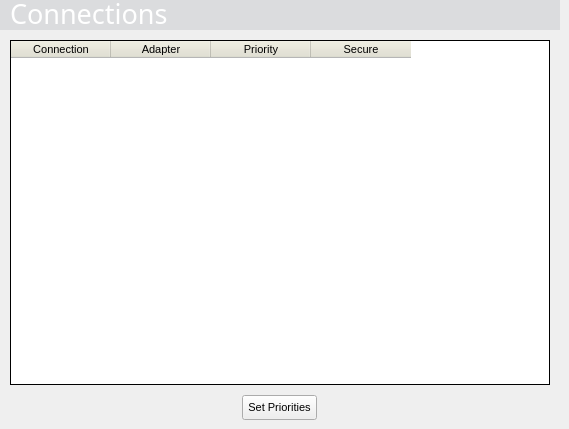
    <widget class="QWidget" name="widgetStackConnectionsTablePage" >
     <widget class="QFrame" name="backgroundHeaderConnectionsTable" >
      <property name="geometry" >
       <rect>
        <x>0</x>
        <y>0</y>
        <width>560</width>
        <height>30</height>
       </rect>
      </property>
      <property name="minimumSize" >
       <size>
        <width>560</width>
        <height>30</height>
       </size>
      </property>
      <property name="maximumSize" >
       <size>
        <width>560</width>
        <height>30</height>
       </size>
      </property>
      <property name="palette" >
       <palette>
        <active>
         <colorrole role="Base" >
          <brush brushstyle="SolidPattern" >
           <color alpha="255" >
            <red>255</red>
            <green>255</green>
            <blue>255</blue>
           </color>
          </brush>
         </colorrole>
         <colorrole role="Window" >
          <brush brushstyle="SolidPattern" >
           <color alpha="255" >
            <red>219</red>
            <green>220</green>
            <blue>222</blue>
           </color>
          </brush>
         </colorrole>
        </active>
        <inactive>
         <colorrole role="Base" >
          <brush brushstyle="SolidPattern" >
           <color alpha="255" >
            <red>255</red>
            <green>255</green>
            <blue>255</blue>
           </color>
          </brush>
         </colorrole>
         <colorrole role="Window" >
          <brush brushstyle="SolidPattern" >
           <color alpha="255" >
            <red>219</red>
            <green>220</green>
            <blue>222</blue>
           </color>
          </brush>
         </colorrole>
        </inactive>
        <disabled>
         <colorrole role="Base" >
          <brush brushstyle="SolidPattern" >
           <color alpha="255" >
            <red>219</red>
            <green>220</green>
            <blue>222</blue>
           </color>
          </brush>
         </colorrole>
         <colorrole role="Window" >
          <brush brushstyle="SolidPattern" >
           <color alpha="255" >
            <red>219</red>
            <green>220</green>
            <blue>222</blue>
           </color>
          </brush>
         </colorrole>
        </disabled>
       </palette>
      </property>
      <property name="autoFillBackground" >
       <bool>true</bool>
      </property>
      <property name="frameShape" >
       <enum>QFrame::NoFrame</enum>
      </property>
      <property name="frameShadow" >
       <enum>QFrame::Plain</enum>
      </property>
      <property name="lineWidth" >
       <number>0</number>
      </property>
      <widget class="QLabel" name="headerConnectionsTable" >
       <property name="geometry" >
        <rect>
         <x>10</x>
         <y>-5</y>
         <width>480</width>
         <height>35</height>
        </rect>
       </property>
       <property name="minimumSize" >
        <size>
         <width>480</width>
         <height>35</height>
        </size>
       </property>
       <property name="maximumSize" >
        <size>
         <width>480</width>
         <height>35</height>
        </size>
       </property>
       <property name="palette" >
        <palette>
         <active>
          <colorrole role="WindowText" >
           <brush brushstyle="SolidPattern" >
            <color alpha="255" >
             <red>255</red>
             <green>255</green>
             <blue>255</blue>
            </color>
           </brush>
          </colorrole>
         </active>
         <inactive>
          <colorrole role="WindowText" >
           <brush brushstyle="SolidPattern" >
            <color alpha="255" >
             <red>255</red>
             <green>255</green>
             <blue>255</blue>
            </color>
           </brush>
          </colorrole>
         </inactive>
         <disabled>
          <colorrole role="WindowText" >
           <brush brushstyle="SolidPattern" >
            <color alpha="255" >
             <red>119</red>
             <green>119</green>
             <blue>119</blue>
            </color>
           </brush>
          </colorrole>
         </disabled>
        </palette>
       </property>
       <property name="font" >
        <font>
         <family>Utah MT</family>
         <pointsize>20</pointsize>
         <weight>50</weight>
         <bold>false</bold>
        </font>
       </property>
       <property name="lineWidth" >
        <number>0</number>
       </property>
       <property name="text" >
        <string>Connections</string>
       </property>
       <property name="alignment" >
        <set>Qt::AlignLeading|Qt::AlignLeft|Qt::AlignTop</set>
       </property>
       <property name="indent" >
        <number>0</number>
       </property>
      </widget>
     </widget>
     <widget class="QPushButton" name="buttonPriority" >
      <property name="geometry" >
       <rect>
        <x>242</x>
        <y>395</y>
        <width>75</width>
        <height>25</height>
       </rect>
      </property>
      <property name="minimumSize" >
       <size>
        <width>75</width>
        <height>25</height>
       </size>
      </property>
      <property name="maximumSize" >
       <size>
        <width>75</width>
        <height>25</height>
       </size>
      </property>
      <property name="font" >
       <font>
        <pointsize>8</pointsize>
       </font>
      </property>
      <property name="text" >
       <string>Set Priorities</string>
      </property>
     </widget>
     <widget class="QTableWidget" name="dataTableConnections" >
      <property name="geometry" >
       <rect>
        <x>10</x>
        <y>40</y>
        <width>540</width>
        <height>345</height>
       </rect>
      </property>
      <property name="minimumSize" >
       <size>
        <width>540</width>
        <height>280</height>
       </size>
      </property>
      <property name="maximumSize" >
       <size>
        <width>540</width>
        <height>500</height>
       </size>
      </property>
      <property name="palette" >
       <palette>
        <active>
         <colorrole role="Button" >
          <brush brushstyle="SolidPattern" >
           <color alpha="255" >
            <red>227</red>
            <green>226</green>
            <blue>210</blue>
           </color>
          </brush>
         </colorrole>
         <colorrole role="Base" >
          <brush brushstyle="SolidPattern" >
           <color alpha="255" >
            <red>255</red>
            <green>255</green>
            <blue>255</blue>
           </color>
          </brush>
         </colorrole>
         <colorrole role="Window" >
          <brush brushstyle="SolidPattern" >
           <color alpha="255" >
            <red>255</red>
            <green>255</green>
            <blue>255</blue>
           </color>
          </brush>
         </colorrole>
        </active>
        <inactive>
         <colorrole role="Button" >
          <brush brushstyle="SolidPattern" >
           <color alpha="255" >
            <red>227</red>
            <green>226</green>
            <blue>210</blue>
           </color>
          </brush>
         </colorrole>
         <colorrole role="Base" >
          <brush brushstyle="SolidPattern" >
           <color alpha="255" >
            <red>255</red>
            <green>255</green>
            <blue>255</blue>
           </color>
          </brush>
         </colorrole>
         <colorrole role="Window" >
          <brush brushstyle="SolidPattern" >
           <color alpha="255" >
            <red>255</red>
            <green>255</green>
            <blue>255</blue>
           </color>
          </brush>
         </colorrole>
        </inactive>
        <disabled>
         <colorrole role="Button" >
          <brush brushstyle="SolidPattern" >
           <color alpha="255" >
            <red>227</red>
            <green>226</green>
            <blue>210</blue>
           </color>
          </brush>
         </colorrole>
         <colorrole role="Base" >
          <brush brushstyle="SolidPattern" >
           <color alpha="255" >
            <red>255</red>
            <green>255</green>
            <blue>255</blue>
           </color>
          </brush>
         </colorrole>
         <colorrole role="Window" >
          <brush brushstyle="SolidPattern" >
           <color alpha="255" >
            <red>255</red>
            <green>255</green>
            <blue>255</blue>
           </color>
          </brush>
         </colorrole>
        </disabled>
       </palette>
      </property>
      <property name="font" >
       <font>
        <pointsize>8</pointsize>
       </font>
      </property>
      <property name="autoFillBackground" >
       <bool>true</bool>
      </property>
      <property name="frameShape" >
       <enum>QFrame::Box</enum>
      </property>
      <property name="frameShadow" >
       <enum>QFrame::Plain</enum>
      </property>
      <property name="showDropIndicator" stdset="0" >
       <bool>false</bool>
      </property>
      <property name="selectionMode" >
       <enum>QAbstractItemView::SingleSelection</enum>
      </property>
      <property name="selectionBehavior" >
       <enum>QAbstractItemView::SelectRows</enum>
      </property>
      <property name="sortingEnabled" >
       <bool>true</bool>
      </property>
      <column>
       <property name="text" >
        <string>Connection</string>
       </property>
      </column>
      <column>
       <property name="text" >
        <string>Adapter</string>
       </property>
      </column>
      <column>
       <property name="text" >
        <string>Priority</string>
       </property>
      </column>
      <column>
       <property name="text" >
        <string>Secure</string>
       </property>
      </column>
     </widget>
    </widget>
